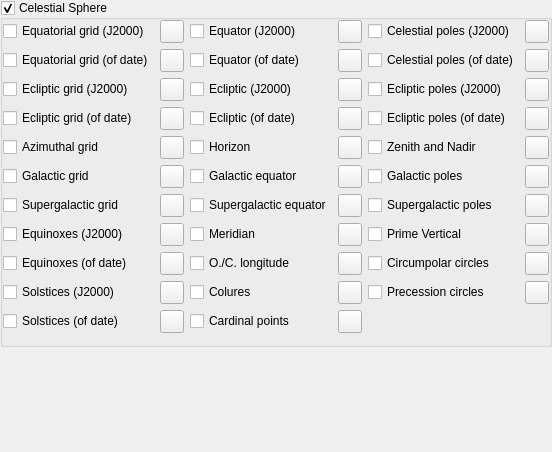
        <widget class="QWidget" name="page_markings">
         <layout class="QGridLayout" name="gridLayout_2">
          <property name="leftMargin">
           <number>0</number>
          </property>
          <property name="topMargin">
           <number>0</number>
          </property>
          <property name="rightMargin">
           <number>0</number>
          </property>
          <property name="bottomMargin">
           <number>0</number>
          </property>
          <property name="spacing">
           <number>0</number>
          </property>
          <item row="0" column="0">
           <widget class="QGroupBox" name="celestialSphereGroupBox">
            <property name="title">
             <string>Celestial Sphere</string>
            </property>
            <property name="flat">
             <bool>true</bool>
            </property>
            <property name="checkable">
             <bool>true</bool>
            </property>
            <layout class="QVBoxLayout" name="verticalLayout_10">
             <property name="leftMargin">
              <number>0</number>
             </property>
             <property name="topMargin">
              <number>0</number>
             </property>
             <property name="rightMargin">
              <number>0</number>
             </property>
             <property name="bottomMargin">
              <number>0</number>
             </property>
             <item>
              <layout class="QGridLayout" name="gridLayout_16">
               <item row="0" column="1">
                <layout class="QGridLayout" name="gridLayout_14">
                 <item row="8" column="1">
                  <widget class="QToolButton" name="colorLongitudeLine">
                   <property name="toolTip">
                    <string>Color of the opposition/conjunction longitude line</string>
                   </property>
                   <property name="text">
                    <string notr="true"/>
                   </property>
                  </widget>
                 </item>
                 <item row="7" column="1">
                  <widget class="QToolButton" name="colorMeridianLine">
                   <property name="toolTip">
                    <string>Color of meridian</string>
                   </property>
                   <property name="text">
                    <string notr="true"/>
                   </property>
                  </widget>
                 </item>
                 <item row="2" column="0">
                  <widget class="QCheckBox" name="showEclipticLineJ2000CheckBox">
                   <property name="toolTip">
                    <string>Show ecliptic line of J2000.0 (VSOP87A fundamental plane).</string>
                   </property>
                   <property name="text">
                    <string>Ecliptic (J2000)</string>
                   </property>
                  </widget>
                 </item>
                 <item row="1" column="0">
                  <widget class="QCheckBox" name="showEquatorLineCheckBox">
                   <property name="toolTip">
                    <string>Show celestial equator of current planet and date.</string>
                   </property>
                   <property name="text">
                    <string>Equator (of date)</string>
                   </property>
                  </widget>
                 </item>
                 <item row="0" column="0">
                  <widget class="QCheckBox" name="showEquatorJ2000LineCheckBox">
                   <property name="toolTip">
                    <string>Show celestial equator of J2000.0.</string>
                   </property>
                   <property name="text">
                    <string>Equator (J2000)</string>
                   </property>
                  </widget>
                 </item>
                 <item row="0" column="1">
                  <widget class="QToolButton" name="colorEquatorJ2000Line">
                   <property name="toolTip">
                    <string>Color of equator (J2000.0)</string>
                   </property>
                   <property name="text">
                    <string notr="true"/>
                   </property>
                  </widget>
                 </item>
                 <item row="3" column="0">
                  <widget class="QCheckBox" name="showEclipticLineOfDateCheckBox">
                   <property name="toolTip">
                    <string>Show ecliptic line of current date.</string>
                   </property>
                   <property name="text">
                    <string>Ecliptic (of date)</string>
                   </property>
                  </widget>
                 </item>
                 <item row="1" column="1">
                  <widget class="QToolButton" name="colorEquatorLine">
                   <property name="toolTip">
                    <string>Color of equator (of date)</string>
                   </property>
                   <property name="text">
                    <string notr="true"/>
                   </property>
                  </widget>
                 </item>
                 <item row="5" column="0">
                  <widget class="QCheckBox" name="showGalacticEquatorLineCheckBox">
                   <property name="toolTip">
                    <string>Show Galactic equator line.</string>
                   </property>
                   <property name="text">
                    <string>Galactic equator</string>
                   </property>
                  </widget>
                 </item>
                 <item row="6" column="1">
                  <widget class="QToolButton" name="colorSupergalacticEquatorLine">
                   <property name="toolTip">
                    <string>Color of supergalactic equator</string>
                   </property>
                   <property name="text">
                    <string notr="true"/>
                   </property>
                  </widget>
                 </item>
                 <item row="3" column="1">
                  <widget class="QToolButton" name="colorEclipticLineOfDate">
                   <property name="toolTip">
                    <string>Color of ecliptic (of date)</string>
                   </property>
                   <property name="text">
                    <string notr="true"/>
                   </property>
                  </widget>
                 </item>
                 <item row="2" column="1">
                  <widget class="QToolButton" name="colorEclipticLineJ2000">
                   <property name="toolTip">
                    <string>Color of ecliptic (J2000.0)</string>
                   </property>
                   <property name="text">
                    <string notr="true"/>
                   </property>
                  </widget>
                 </item>
                 <item row="5" column="1">
                  <widget class="QToolButton" name="colorGalacticEquatorLine">
                   <property name="toolTip">
                    <string>Color of galactic equator</string>
                   </property>
                   <property name="text">
                    <string notr="true"/>
                   </property>
                  </widget>
                 </item>
                 <item row="4" column="0">
                  <widget class="QCheckBox" name="showHorizonLineCheckBox">
                   <property name="toolTip">
                    <string>Show mathematical horizon line.</string>
                   </property>
                   <property name="text">
                    <string>Horizon</string>
                   </property>
                  </widget>
                 </item>
                 <item row="4" column="1">
                  <widget class="QToolButton" name="colorHorizonLine">
                   <property name="toolTip">
                    <string>Color of horizon</string>
                   </property>
                   <property name="text">
                    <string notr="true"/>
                   </property>
                  </widget>
                 </item>
                 <item row="6" column="0">
                  <widget class="QCheckBox" name="showSupergalacticEquatorLineCheckBox">
                   <property name="toolTip">
                    <string>Show equator of de Vaucouleurs' Supergalactic coordinates (1976).</string>
                   </property>
                   <property name="text">
                    <string>Supergalactic equator</string>
                   </property>
                  </widget>
                 </item>
                 <item row="7" column="0">
                  <widget class="QCheckBox" name="showMeridianLineCheckBox">
                   <property name="toolTip">
                    <string>Show meridian line.</string>
                   </property>
                   <property name="text">
                    <string>Meridian</string>
                   </property>
                  </widget>
                 </item>
                 <item row="8" column="0">
                  <widget class="QCheckBox" name="showLongitudeLineCheckBox">
                   <property name="toolTip">
                    <string>Opposition/conjunction longitude line - the line of ecliptic longitude which passes through both ecliptic poles, the Sun and opposition point.</string>
                   </property>
                   <property name="text">
                    <string>O./C. longitude</string>
                   </property>
                  </widget>
                 </item>
                 <item row="9" column="1">
                  <widget class="QToolButton" name="colorColuresLine">
                   <property name="toolTip">
                    <string>Color of colures</string>
                   </property>
                   <property name="text">
                    <string notr="true"/>
                   </property>
                  </widget>
                 </item>
                 <item row="9" column="0">
                  <widget class="QCheckBox" name="showColuresLineCheckBox">
                   <property name="toolTip">
                    <string>Show colures (great circles through poles and solstices/equinoxes).</string>
                   </property>
                   <property name="text">
                    <string>Colures</string>
                   </property>
                  </widget>
                 </item>
                 <item row="10" column="0">
                  <widget class="QCheckBox" name="showCardinalPointsCheckBox">
                   <property name="toolTip">
                    <string>Labels for the Cardinal and Ordinal directions.</string>
                   </property>
                   <property name="text">
                    <string>Cardinal points</string>
                   </property>
                  </widget>
                 </item>
                 <item row="10" column="1">
                  <widget class="QToolButton" name="colorCardinalPoints">
                   <property name="toolTip">
                    <string>Color of cardinal points</string>
                   </property>
                   <property name="text">
                    <string notr="true"/>
                   </property>
                  </widget>
                 </item>
                </layout>
               </item>
               <item row="0" column="2">
                <layout class="QGridLayout" name="gridLayout_17">
                 <item row="6" column="0">
                  <widget class="QCheckBox" name="showSupergalacticPolesCheckBox">
                   <property name="text">
                    <string>Supergalactic poles</string>
                   </property>
                  </widget>
                 </item>
                 <item row="2" column="1">
                  <widget class="QToolButton" name="colorEclipticJ2000Poles">
                   <property name="toolTip">
                    <string>Color of the ecliptic poles (J2000.0)</string>
                   </property>
                   <property name="text">
                    <string notr="true"/>
                   </property>
                  </widget>
                 </item>
                 <item row="7" column="1">
                  <widget class="QToolButton" name="colorPrimeVerticalLine">
                   <property name="toolTip">
                    <string>Color of Prime Vertical</string>
                   </property>
                   <property name="text">
                    <string notr="true"/>
                   </property>
                  </widget>
                 </item>
                 <item row="2" column="0">
                  <widget class="QCheckBox" name="showEclipticJ2000PolesCheckBox">
                   <property name="toolTip">
                    <string>Show ecliptic poles of J2000.0</string>
                   </property>
                   <property name="text">
                    <string>Ecliptic poles (J2000)</string>
                   </property>
                  </widget>
                 </item>
                 <item row="0" column="1">
                  <widget class="QToolButton" name="colorCelestialJ2000Poles">
                   <property name="toolTip">
                    <string>Color of the celestial poles (J2000.0)</string>
                   </property>
                   <property name="text">
                    <string notr="true"/>
                   </property>
                  </widget>
                 </item>
                 <item row="1" column="0">
                  <widget class="QCheckBox" name="showCelestialPolesCheckBox">
                   <property name="toolTip">
                    <string>Show celestial poles of current planet and date.</string>
                   </property>
                   <property name="text">
                    <string>Celestial poles (of date)</string>
                   </property>
                  </widget>
                 </item>
                 <item row="3" column="1">
                  <widget class="QToolButton" name="colorEclipticPoles">
                   <property name="toolTip">
                    <string>Color of ecliptic poles (of date)</string>
                   </property>
                   <property name="text">
                    <string notr="true"/>
                   </property>
                  </widget>
                 </item>
                 <item row="1" column="1">
                  <widget class="QToolButton" name="colorCelestialPoles">
                   <property name="toolTip">
                    <string>Color of celestial poles (of date)</string>
                   </property>
                   <property name="text">
                    <string notr="true"/>
                   </property>
                  </widget>
                 </item>
                 <item row="6" column="1">
                  <widget class="QToolButton" name="colorSupergalacticPoles">
                   <property name="toolTip">
                    <string>Color of supergalactic poles</string>
                   </property>
                   <property name="text">
                    <string notr="true"/>
                   </property>
                  </widget>
                 </item>
                 <item row="3" column="0">
                  <widget class="QCheckBox" name="showEclipticPolesCheckBox">
                   <property name="toolTip">
                    <string>Show ecliptic poles of current date.</string>
                   </property>
                   <property name="text">
                    <string>Ecliptic poles (of date)</string>
                   </property>
                  </widget>
                 </item>
                 <item row="7" column="0">
                  <widget class="QCheckBox" name="showPrimeVerticalLineCheckBox">
                   <property name="toolTip">
                    <string>Show Prime (East-West) Vertical.</string>
                   </property>
                   <property name="text">
                    <string>Prime Vertical</string>
                   </property>
                  </widget>
                 </item>
                 <item row="5" column="1">
                  <widget class="QToolButton" name="colorGalacticPoles">
                   <property name="toolTip">
                    <string>Color of galactic poles</string>
                   </property>
                   <property name="text">
                    <string notr="true"/>
                   </property>
                  </widget>
                 </item>
                 <item row="4" column="0">
                  <widget class="QCheckBox" name="showZenithNadirCheckBox">
                   <property name="text">
                    <string>Zenith and Nadir</string>
                   </property>
                  </widget>
                 </item>
                 <item row="4" column="1">
                  <widget class="QToolButton" name="colorZenithNadir">
                   <property name="toolTip">
                    <string>Color of Zenith and Nadir</string>
                   </property>
                   <property name="text">
                    <string notr="true"/>
                   </property>
                  </widget>
                 </item>
                 <item row="5" column="0">
                  <widget class="QCheckBox" name="showGalacticPolesCheckBox">
                   <property name="text">
                    <string>Galactic poles</string>
                   </property>
                  </widget>
                 </item>
                 <item row="8" column="1">
                  <widget class="QToolButton" name="colorCircumpolarCircles">
                   <property name="toolTip">
                    <string>Color of circumpolar circles</string>
                   </property>
                   <property name="text">
                    <string notr="true"/>
                   </property>
                  </widget>
                 </item>
                 <item row="0" column="0">
                  <widget class="QCheckBox" name="showCelestialJ2000PolesCheckBox">
                   <property name="toolTip">
                    <string>Show celestial poles of J2000.0.</string>
                   </property>
                   <property name="text">
                    <string>Celestial poles (J2000)</string>
                   </property>
                  </widget>
                 </item>
                 <item row="8" column="0">
                  <widget class="QCheckBox" name="showCircumpolarCirclesCheckBox">
                   <property name="toolTip">
                    <string>These circles delimit stars which stay always above (respectively below) the mathematical horizon.</string>
                   </property>
                   <property name="text">
                    <string>Circumpolar circles</string>
                   </property>
                  </widget>
                 </item>
                 <item row="9" column="1">
                  <widget class="QToolButton" name="colorPrecessionCircles">
                   <property name="toolTip">
                    <string>Color of precession circles</string>
                   </property>
                   <property name="text">
                    <string notr="true"/>
                   </property>
                  </widget>
                 </item>
                 <item row="9" column="0">
                  <widget class="QCheckBox" name="showPrecessionCirclesCheckBox">
                   <property name="toolTip">
                    <string>Instantaneous circles of earth's axis on its motion around ecliptical poles. Displayed on Earth only.</string>
                   </property>
                   <property name="text">
                    <string>Precession circles</string>
                   </property>
                  </widget>
                 </item>
                 <item row="10" column="0">
                  <spacer name="verticalSpacer">
                   <property name="orientation">
                    <enum>Qt::Vertical</enum>
                   </property>
                   <property name="sizeHint" stdset="0">
                    <size>
                     <width>20</width>
                     <height>40</height>
                    </size>
                   </property>
                  </spacer>
                 </item>
                </layout>
               </item>
               <item row="0" column="0">
                <layout class="QGridLayout" name="gridLayout_9">
                 <item row="4" column="0">
                  <widget class="QCheckBox" name="showAzimuthalGridCheckBox">
                   <property name="toolTip">
                    <string>Altitudes and azimuth (counted from North towards East).</string>
                   </property>
                   <property name="text">
                    <string>Azimuthal grid</string>
                   </property>
                  </widget>
                 </item>
                 <item row="3" column="0">
                  <widget class="QCheckBox" name="showEclipticGridOfDateCheckBox">
                   <property name="toolTip">
                    <string>Ecliptical coordinates for current date. Displayed on Earth only.</string>
                   </property>
                   <property name="text">
                    <string>Ecliptic grid (of date)</string>
                   </property>
                  </widget>
                 </item>
                 <item row="0" column="1">
                  <widget class="QToolButton" name="colorEquatorialJ2000Grid">
                   <property name="toolTip">
                    <string>Color of the equatorial grid (J2000.0)</string>
                   </property>
                   <property name="text">
                    <string notr="true"/>
                   </property>
                  </widget>
                 </item>
                 <item row="7" column="1">
                  <widget class="QToolButton" name="colorEquinoxJ2000Points">
                   <property name="toolTip">
                    <string>Color of the equinox points (J2000.0)</string>
                   </property>
                   <property name="text">
                    <string notr="true"/>
                   </property>
                  </widget>
                 </item>
                 <item row="2" column="0">
                  <widget class="QCheckBox" name="showEclipticGridJ2000CheckBox">
                   <property name="toolTip">
                    <string>Ecliptical coordinates for J2000.0.</string>
                   </property>
                   <property name="text">
                    <string>Ecliptic grid (J2000)</string>
                   </property>
                  </widget>
                 </item>
                 <item row="6" column="1">
                  <widget class="QToolButton" name="colorSupergalacticGrid">
                   <property name="toolTip">
                    <string>Color of the supergalactic grid</string>
                   </property>
                   <property name="text">
                    <string notr="true"/>
                   </property>
                  </widget>
                 </item>
                 <item row="5" column="1">
                  <widget class="QToolButton" name="colorGalacticGrid">
                   <property name="toolTip">
                    <string>Color of the galactic grid</string>
                   </property>
                   <property name="text">
                    <string notr="true"/>
                   </property>
                  </widget>
                 </item>
                 <item row="6" column="0">
                  <widget class="QCheckBox" name="showSupergalacticGridCheckBox">
                   <property name="toolTip">
                    <string>Show de Vaucouleurs' Supergalactic coordinates (1976), defined by the distribution of nearby galaxies.</string>
                   </property>
                   <property name="text">
                    <string>Supergalactic grid</string>
                   </property>
                  </widget>
                 </item>
                 <item row="0" column="0">
                  <widget class="QCheckBox" name="showEquatorialJ2000GridCheckBox">
                   <property name="toolTip">
                    <string>Equatorial coordinates of J2000.0.</string>
                   </property>
                   <property name="text">
                    <string>Equatorial grid (J2000)</string>
                   </property>
                  </widget>
                 </item>
                 <item row="2" column="1">
                  <widget class="QToolButton" name="colorEclipticGridJ2000">
                   <property name="toolTip">
                    <string>Color of the ecliptical grid (J2000.0)</string>
                   </property>
                   <property name="text">
                    <string notr="true"/>
                   </property>
                  </widget>
                 </item>
                 <item row="5" column="0">
                  <widget class="QCheckBox" name="showGalacticGridCheckBox">
                   <property name="toolTip">
                    <string>Galactic Coordinates, System II (IAU 1958).</string>
                   </property>
                   <property name="text">
                    <string>Galactic grid</string>
                   </property>
                  </widget>
                 </item>
                 <item row="1" column="1">
                  <widget class="QToolButton" name="colorEquatorialGrid">
                   <property name="toolTip">
                    <string>Color of the equatorial grid (of date)</string>
                   </property>
                   <property name="text">
                    <string notr="true"/>
                   </property>
                  </widget>
                 </item>
                 <item row="7" column="0">
                  <widget class="QCheckBox" name="showEquinoxJ2000PointsCheckBox">
                   <property name="text">
                    <string>Equinoxes (J2000)</string>
                   </property>
                  </widget>
                 </item>
                 <item row="3" column="1">
                  <widget class="QToolButton" name="colorEclipticGridOfDate">
                   <property name="toolTip">
                    <string>Color of the ecliptical grid (of date)</string>
                   </property>
                   <property name="text">
                    <string notr="true"/>
                   </property>
                  </widget>
                 </item>
                 <item row="4" column="1">
                  <widget class="QToolButton" name="colorAzimuthalGrid">
                   <property name="toolTip">
                    <string>Color of the azimuthal grid</string>
                   </property>
                   <property name="text">
                    <string notr="true"/>
                   </property>
                  </widget>
                 </item>
                 <item row="8" column="1">
                  <widget class="QToolButton" name="colorEquinoxPoints">
                   <property name="toolTip">
                    <string>Color of the equinox points (of date)</string>
                   </property>
                   <property name="text">
                    <string notr="true"/>
                   </property>
                  </widget>
                 </item>
                 <item row="1" column="0">
                  <widget class="QCheckBox" name="showEquatorialGridCheckBox">
                   <property name="toolTip">
                    <string>Equatorial coordinates of current date and planet.</string>
                   </property>
                   <property name="text">
                    <string>Equatorial grid (of date)</string>
                   </property>
                  </widget>
                 </item>
                 <item row="8" column="0">
                  <widget class="QCheckBox" name="showEquinoxPointsCheckBox">
                   <property name="text">
                    <string>Equinoxes (of date)</string>
                   </property>
                  </widget>
                 </item>
                 <item row="9" column="0">
                  <widget class="QCheckBox" name="showSolsticeJ2000PointsCheckBox">
                   <property name="text">
                    <string>Solstices (J2000)</string>
                   </property>
                  </widget>
                 </item>
                 <item row="9" column="1">
                  <widget class="QToolButton" name="colorSolsticeJ2000Points">
                   <property name="toolTip">
                    <string>Color of the solstice points (J2000.0)</string>
                   </property>
                   <property name="text">
                    <string/>
                   </property>
                  </widget>
                 </item>
                 <item row="10" column="0">
                  <widget class="QCheckBox" name="showSolsticePointsCheckBox">
                   <property name="text">
                    <string>Solstices (of date)</string>
                   </property>
                  </widget>
                 </item>
                 <item row="10" column="1">
                  <widget class="QToolButton" name="colorSolsticePoints">
                   <property name="toolTip">
                    <string>Color of the solstice points (of date)</string>
                   </property>
                   <property name="text">
                    <string/>
                   </property>
                  </widget>
                 </item>
                </layout>
               </item>
              </layout>
             </item>
            </layout>
           </widget>
          </item>
          <item row="1" column="0">
           <spacer name="verticalSpacer_5">
            <property name="orientation">
             <enum>Qt::Vertical</enum>
            </property>
            <property name="sizeHint" stdset="0">
             <size>
              <width>20</width>
              <height>105</height>
             </size>
            </property>
           </spacer>
          </item>
         </layout>
        </widget>
